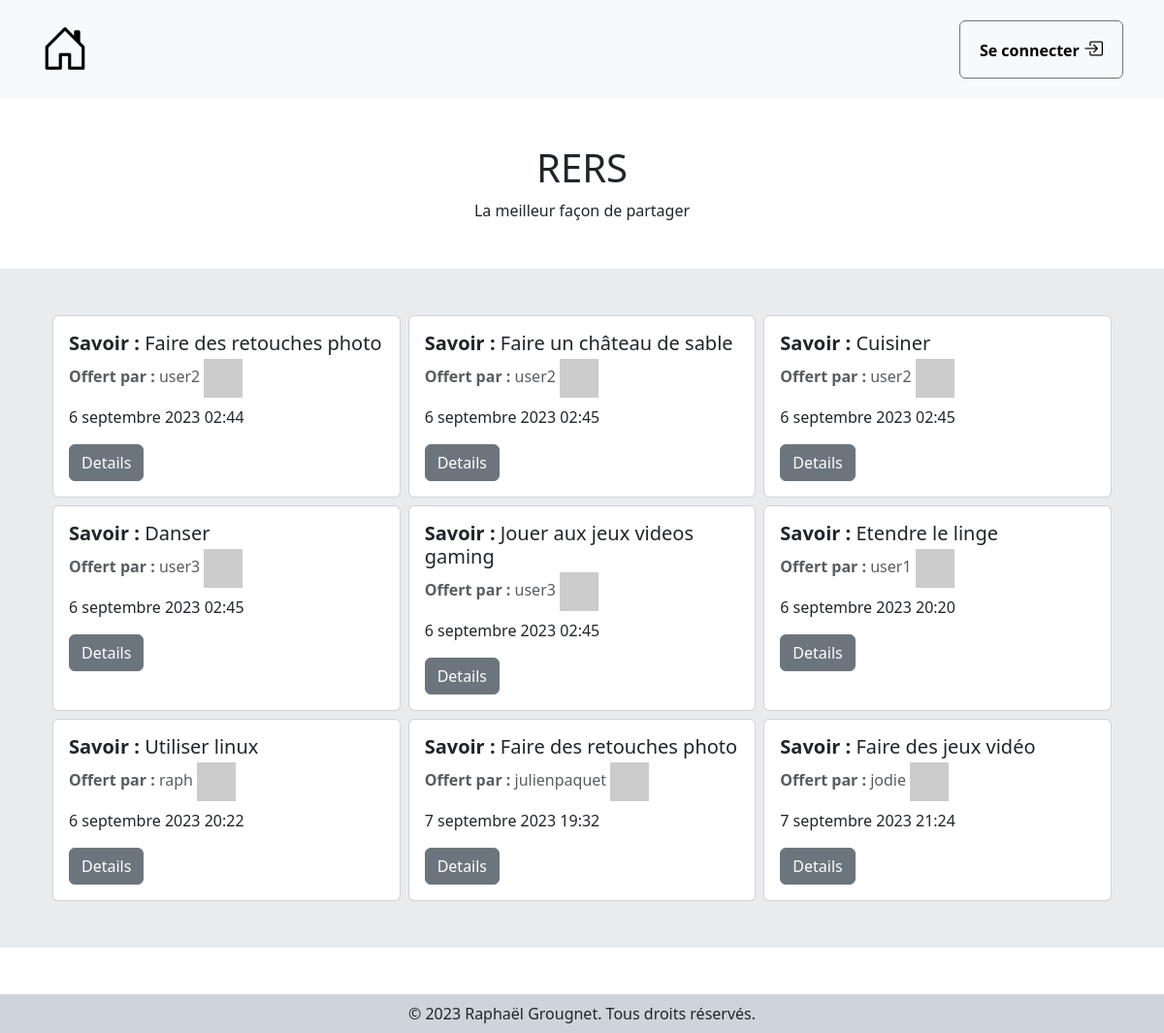
/, run on an earlier commit of the app's database.
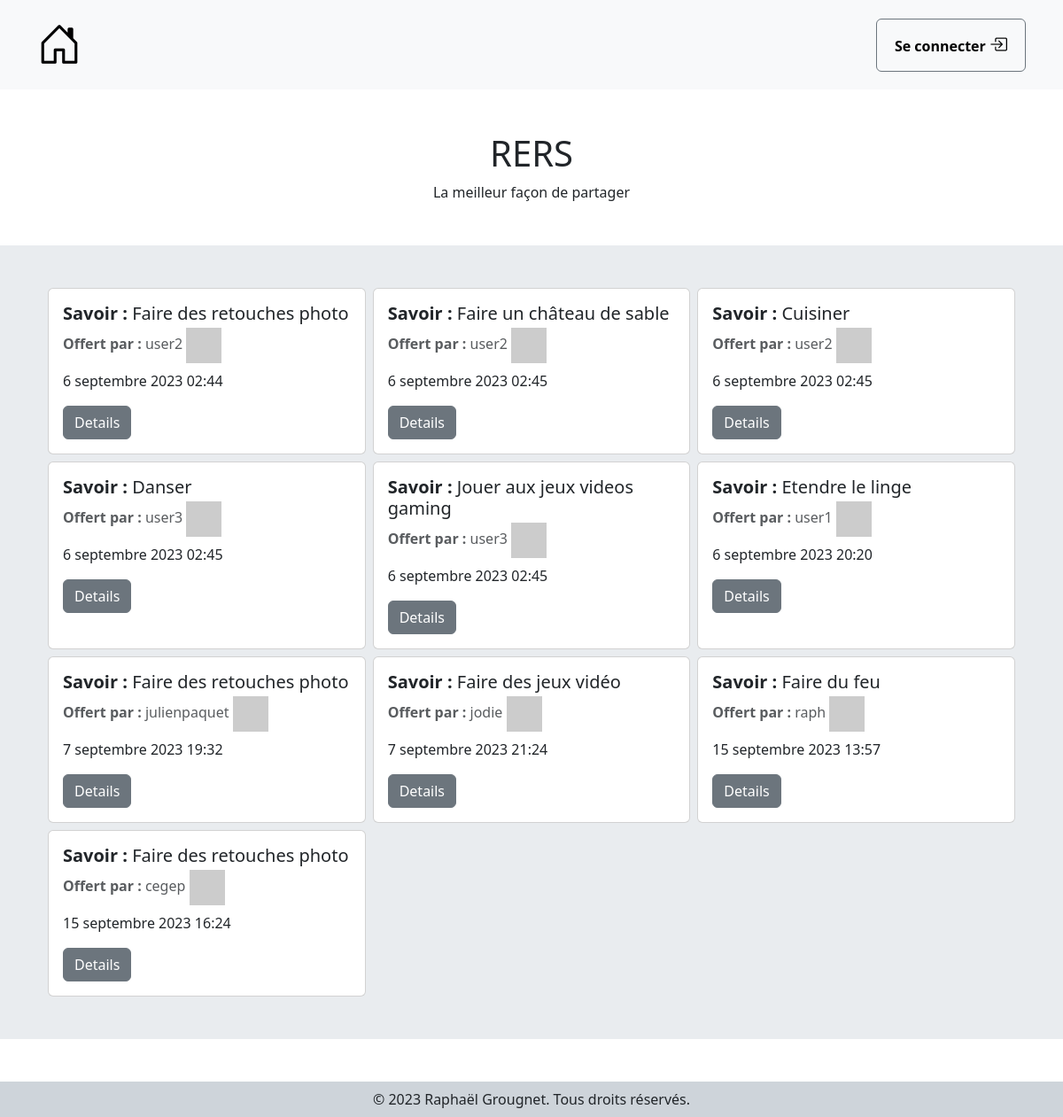
And on a later commit of the database.
### rers/models.py (models this page shows, shortened)
class Offre(models.Model):
    created_at = models.DateTimeField(auto_now_add=True, auto_now=False)
    id_user = models.ForeignKey(User, on_delete=models.CASCADE)
    id_savoir = models.ForeignKey(Savoir, on_delete=models.CASCADE)

class Savoir(models.Model):
    created_at = models.DateTimeField(auto_now_add=True, auto_now=False)
    nom = models.CharField(max_length=150)
    description = models.TextField()

class User(AbstractUser):
    pass

### rers/views.py (the view)
# urls.py: path('', views.index, name='index'),
def index(request):
    offres = Offre.objects.exclude(echange__status=1)
    return render(request, 'rers/index.html', {'offres': offres})

### rers/templates/rers/index.html
{% extends "rers/base.html" %}
{% block content %}
<div class="d-flex flex-column align-items-center my-5 text-center">
    <h1>RERS</h1>
    <span>La meilleur façon de partager</span>
</div>
<section class="bg-body-secondary mt-5 py-5">
    <div class="container px-4 overflow-hidden">
        <div class="row g-2">
            {% for offre in offres %}
            {% if offre.id_savoir.status != 1 %}
            <div class="col-md-6 col-lg-4">
                <div class="card h-100">
                    <div class="card-body">
                        <h5 class="card-title"><b>Savoir :</b> <span>{{offre.id_savoir.nom}}</span></h5>
                        <h6 class="card-subtitle mb-2 text-body-secondary"><b>Offert par :</b>
                            <span>{{offre.id_user.username}}</span> <img class="pfp-card"
                                src="https://robohash.org/{{offre.id_user.id}}" alt="pfp-card"></h6>
                        <p class="card-text">{{offre.created_at}}</p>
                        <a href="{% url 'details_offer' offre.id %}" class="card-link btn btn-secondary">Details</a>
                    </div>
                </div>
            </div>
            {% endif %}
            {% endfor %}
        </div>
    </div>
</section>
{% endblock %}

What changed in the data, as far as the page shows it:
removed Offre: id_savoir.nom "Utiliser linux", id_user.username "raph", created_at "6 septembre 2023 20:22"
added Offre: id_savoir.nom "Faire du feu", id_user.username "raph", created_at "15 septembre 2023 13:57"
added Offre: id_savoir.nom "Faire des retouches photo", id_user.username "cegep", created_at "15 septembre 2023 16:24"
